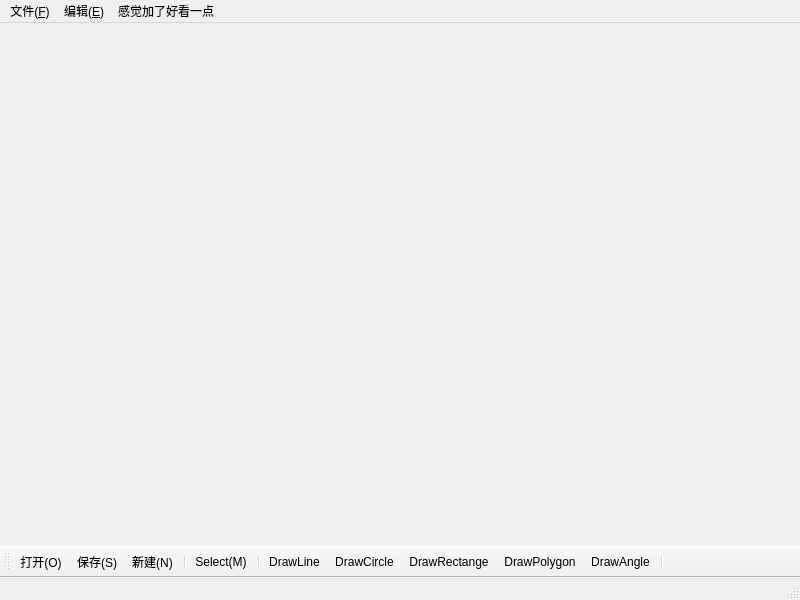
<?xml version="1.0" encoding="UTF-8"?>
<ui version="4.0">
 <class>Mainwin</class>
 <widget class="QMainWindow" name="Mainwin">
  <property name="geometry">
   <rect>
    <x>0</x>
    <y>0</y>
    <width>800</width>
    <height>600</height>
   </rect>
  </property>
  <property name="windowTitle">
   <string>MainWindow</string>
  </property>
  <property name="styleSheet">
   <string notr="true">selection-color: rgb(255, 0, 0);</string>
  </property>
  <widget class="QWidget" name="centralwidget"/>
  <widget class="QMenuBar" name="menubar">
   <property name="geometry">
    <rect>
     <x>0</x>
     <y>0</y>
     <width>800</width>
     <height>23</height>
    </rect>
   </property>
   <widget class="QMenu" name="menu">
    <property name="title">
     <string>文件(&amp;F)</string>
    </property>
    <addaction name="acOpen"/>
    <addaction name="ac_New"/>
    <addaction name="ac_Save"/>
    <addaction name="acImage"/>
    <addaction name="acSaveImage"/>
   </widget>
   <widget class="QMenu" name="menu_2">
    <property name="title">
     <string>编辑(&amp;E)</string>
    </property>
    <addaction name="acDrawLine"/>
    <addaction name="acDrawCircle"/>
    <addaction name="acDrawRectange"/>
    <addaction name="acDrawPolygon"/>
    <addaction name="acDrawAngle"/>
    <addaction name="acSelect"/>
    <addaction name="acSet_color"/>
    <addaction name="acSet_Width"/>
    <addaction name="acDelete"/>
   </widget>
   <widget class="QMenu" name="menu_3">
    <property name="title">
     <string>感觉加了好看一点</string>
    </property>
    <addaction name="action"/>
   </widget>
   <addaction name="menu"/>
   <addaction name="menu_2"/>
   <addaction name="menu_3"/>
  </widget>
  <widget class="QStatusBar" name="statusbar"/>
  <widget class="QToolBar" name="toolBar">
   <property name="windowTitle">
    <string>toolBar</string>
   </property>
   <attribute name="toolBarArea">
    <enum>BottomToolBarArea</enum>
   </attribute>
   <attribute name="toolBarBreak">
    <bool>false</bool>
   </attribute>
   <addaction name="acOpen"/>
   <addaction name="ac_Save"/>
   <addaction name="ac_New"/>
   <addaction name="separator"/>
   <addaction name="acSelect"/>
   <addaction name="separator"/>
   <addaction name="acDrawLine"/>
   <addaction name="acDrawCircle"/>
   <addaction name="acDrawRectange"/>
   <addaction name="acDrawPolygon"/>
   <addaction name="acDrawAngle"/>
   <addaction name="separator"/>
  </widget>
  <action name="acOpen">
   <property name="icon">
    <iconset resource="rec.qrc">
     <normaloff>:/open/images/open.png</normaloff>:/open/images/open.png</iconset>
   </property>
   <property name="text">
    <string>打开(&amp;O)</string>
   </property>
  </action>
  <action name="acDrawLine">
   <property name="icon">
    <iconset resource="rec.qrc">
     <normaloff>:/DrawShape/images/DrawLine.png</normaloff>:/DrawShape/images/DrawLine.png</iconset>
   </property>
   <property name="text">
    <string>DrawLine</string>
   </property>
  </action>
  <action name="acDrawCircle">
   <property name="icon">
    <iconset resource="rec.qrc">
     <normaloff>:/DrawShape/images/DrawCircle.png</normaloff>:/DrawShape/images/DrawCircle.png</iconset>
   </property>
   <property name="text">
    <string>DrawCircle</string>
   </property>
  </action>
  <action name="acDrawRectange">
   <property name="icon">
    <iconset resource="rec.qrc">
     <normaloff>:/DrawShape/images/DrawRectangle.png</normaloff>:/DrawShape/images/DrawRectangle.png</iconset>
   </property>
   <property name="text">
    <string>DrawRectange</string>
   </property>
  </action>
  <action name="acSelect">
   <property name="icon">
    <iconset resource="rec.qrc">
     <normaloff>:/Mouse/images/SetMouse.jpg</normaloff>:/Mouse/images/SetMouse.jpg</iconset>
   </property>
   <property name="text">
    <string>Select(&amp;M)</string>
   </property>
  </action>
  <action name="acSet_color">
   <property name="text">
    <string>Set color(&amp;C)</string>
   </property>
  </action>
  <action name="acDrawPolygon">
   <property name="icon">
    <iconset resource="rec.qrc">
     <normaloff>:/DrawShape/images/DrawPolygon.png</normaloff>:/DrawShape/images/DrawPolygon.png</iconset>
   </property>
   <property name="text">
    <string>DrawPolygon</string>
   </property>
  </action>
  <action name="acDrawAngle">
   <property name="icon">
    <iconset resource="rec.qrc">
     <normaloff>:/DrawShape/images/DrawAngle.png</normaloff>:/DrawShape/images/DrawAngle.png</iconset>
   </property>
   <property name="text">
    <string>DrawAngle</string>
   </property>
  </action>
  <action name="ac_New">
   <property name="icon">
    <iconset resource="rec.qrc">
     <normaloff>:/Mouse/images/new.png</normaloff>:/Mouse/images/new.png</iconset>
   </property>
   <property name="text">
    <string>新建(&amp;N)</string>
   </property>
  </action>
  <action name="ac_Save">
   <property name="icon">
    <iconset resource="rec.qrc">
     <normaloff>:/Mouse/images/save.png</normaloff>:/Mouse/images/save.png</iconset>
   </property>
   <property name="text">
    <string>保存(&amp;S)</string>
   </property>
  </action>
  <action name="acSet_Width">
   <property name="text">
    <string>Set Width</string>
   </property>
  </action>
  <action name="acImage">
   <property name="text">
    <string>打开图片</string>
   </property>
  </action>
  <action name="acDelete">
   <property name="text">
    <string>Delete</string>
   </property>
  </action>
  <action name="acSaveImage">
   <property name="text">
    <string>保存图片</string>
   </property>
  </action>
  <action name="action">
   <property name="text">
    <string>恩很有道理</string>
   </property>
  </action>
 </widget>
 <resources>
  <include location="rec.qrc"/>
 </resources>
 <connections/>
</ui>
